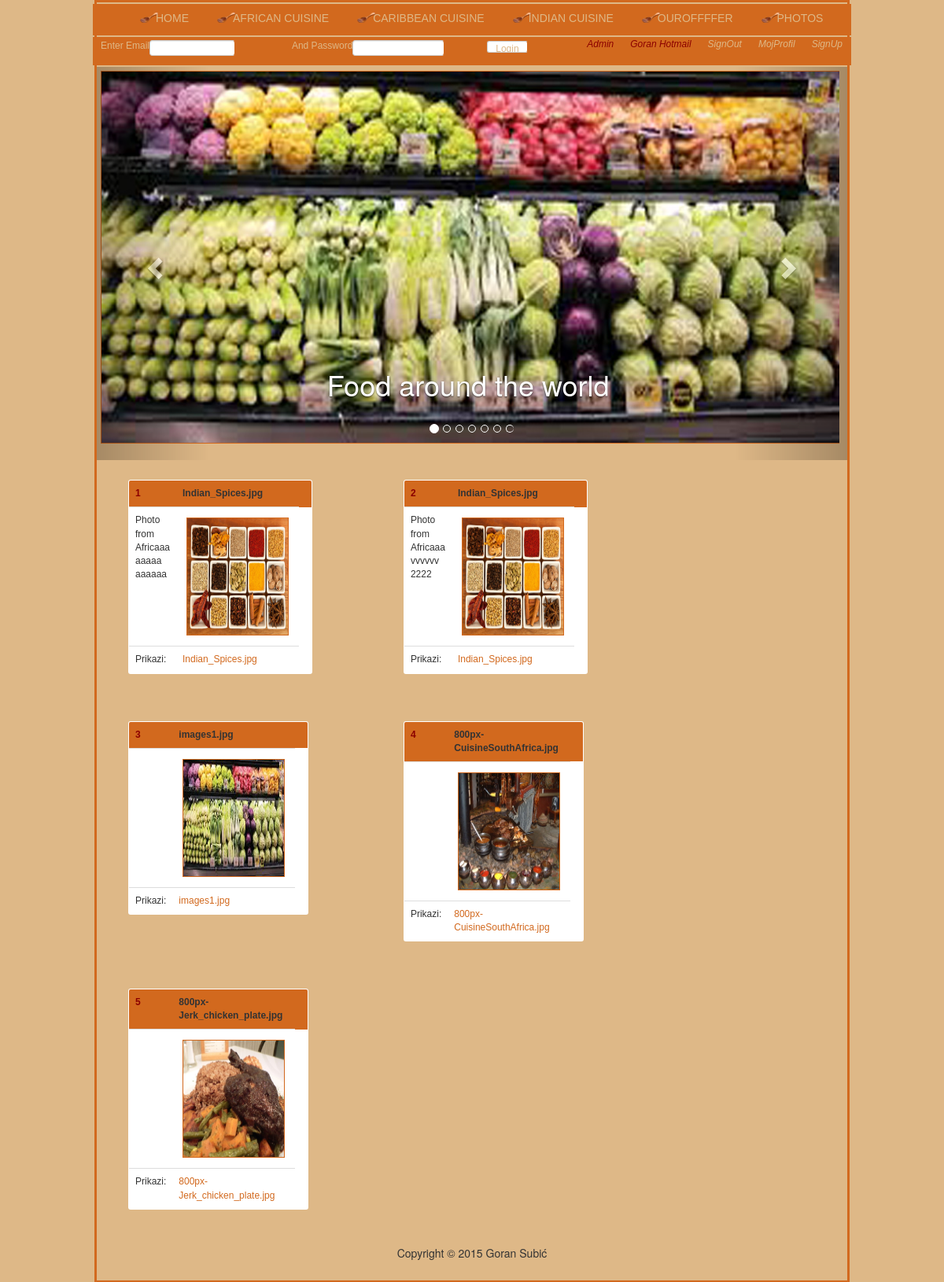
Screenshot of /showPhotoItems.php (signed in) with the database file from the repository.
### tables this page shows
CREATE TABLE IF NOT EXISTS `photo` (
  `id` int(11) NOT NULL,
  `title` varchar(250) NOT NULL,
  `description` varchar(250) NOT NULL,
  `is_item` tinyint(1) DEFAULT NULL,
  `is_photo` tinyint(1) DEFAULT NULL
);

### class/PhotoDAO.php (called while the page is built, shortened)
<?php
class PhotoDAO {
    public function showPhotoItems(){
        $dbConn = new DbConnection();
        $connection = $dbConn->connectToDB();
        $sql = "SELECT * FROM photo WHERE is_item = 1;";
        if (!$results = $connection->query($sql)){
            die('Ne mogu da izvrsim upit zbog ['. $connection->error
                . "]");
        }
        return $results;
    }
}

### showPhotoItems.php (the view, shortened to what this page needs)
<?php
include "header.php";
include "class/PhotoDAO.php";
$photoDao = new PhotoDAO();
$showPhotos = $photoDao->showPhotoItems();
?>
<div class="main container-fluid">
        <?php WHILE($row = $showPhotos->fetch_assoc()){ ?>
            <div class="secolPhoto">
                <table class="table datagrid" style="width: 25%">
                    <tr style="background-color: chocolate">
                        <th style="width: 25%"><?php echo "<a style='color:darkred' href='showPhoto.php?photoid={$row['id']}'> ".$row['id']."</a>"; ?></th>
                        <th style="width: 75%"><?php echo $row['title'] ?></th>
                        <th></th>
                    </tr>
                     <tr>
                         <td style="width: 50%"><?php echo $row['description'] ?></td>
                         <td style="width: 50%"><a href="<?php echo "showPhoto.php?photoid={$row['id']}";  ?>"><img src="/smart2015/smart-restoran/photo/user/<?php echo $row['title']; ?>" alt="Photo"></a> </td>
                    </tr>
                    <tfoot>
                        <td style="width: 25%">Prikazi:</td>
                        <td style="width: 75%"><a href="showPhoto.php?photoid=<?php echo $row['id']; ?>"><?php echo $row['title']; ?></a></td>
                    </tfoot>
                </table>
            </div>
        <?php } ?>
    </div>
</div>
<?php
    include "footer.php";
?>

### style.css (style rules this page uses)
body { width: 960px; margin: auto; background-color: #deb887; border: solid chocolate; }
.main { margin: 5px; }
.secolPhoto { padding: 5px; margin: 15px; float: left; width: 35%; }
a { color: chocolate; }
img { height: 150px; width: 130px; align: left; margin: 5px; border: 1px ridge chocolate; }
.datagrid { font: normal 12px/150% Arial, Helvetica, sans-serif; background: #fff; overflow: hidden; border: 1px solid #A65B1A; -webkit-border-radius: 3px; -moz-border-radius: 3px; border-radius: 3px; }

### rows the page displays
photo: id "1", title "Indian_Spices.jpg", description "Photo from Africaaa aaaaa aaaaaa", title (picture)
photo: id "2", title "Indian_Spices.jpg", description "Photo from Africaaa vvvvvv 2222", title (picture)
photo: id "3", title "images1.jpg", title (picture)
photo: id "4", title "800px-CuisineSouthAfrica.jpg", title (picture)
photo: id "5", title "800px-Jerk_chicken_plate.jpg", title (picture)

### other values shown
$_SESSION['name'] "Goran Hotmail"
